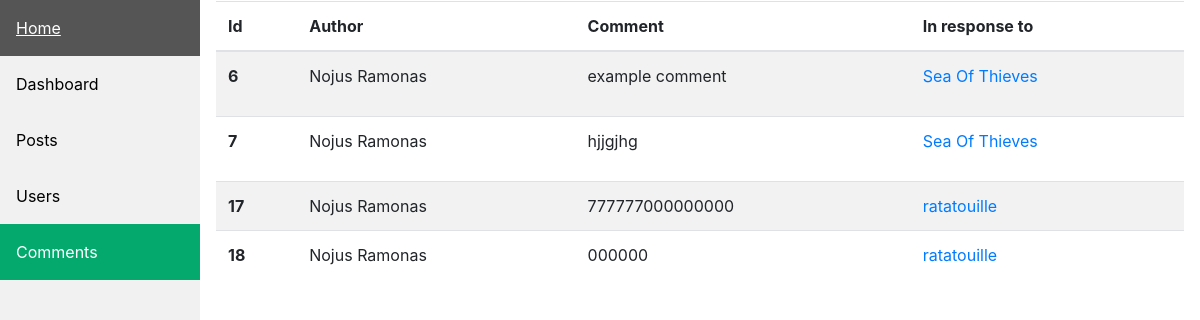
The page /admin/comments (signed in) on the database as committed earlier.
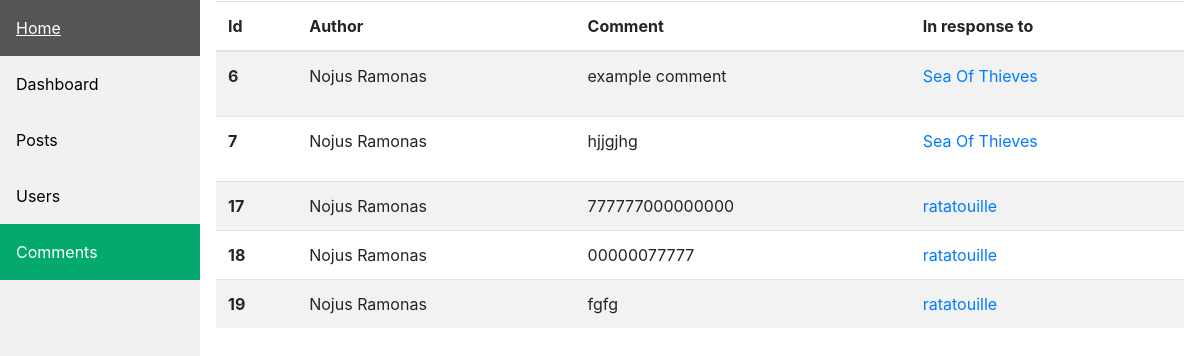
The same page on the database as committed later.
### main.py (models this page shows, shortened)
class Comments(db.Model):
    __tablename__ = "comments"
    id = db.Column(db.Integer, primary_key=True)
    author_id = db.Column(db.Integer, db.ForeignKey("users.id"))
    comment_author = db.relationship("User", back_populates="comments")
    text = db.Column(db.Text, nullable=False)
    parent_post = db.relationship("BlogPost", back_populates="comments")
    post_id = db.Column(db.Integer, db.ForeignKey("blog_posts.id"))

class User(UserMixin, db.Model):
    __tablename__ = "users"
    id = db.Column(db.Integer, primary_key=True)
    email = db.Column(db.String(100), unique=True)
    password = db.Column(db.String(100))
    name = db.Column(db.String(1000))
    posts = db.relationship("BlogPost", back_populates="author")
    comments = db.relationship("Comments", back_populates="comment_author")
    movies = db.relationship("Movies", back_populates="movie_user")
    friends = db.relationship("Friends", back_populates="requested_user")
    about = db.Column(db.Text, nullable=True)
    profile_image = db.Column(db.String(100))
    requests = db.relationship("FriendRequests", back_populates="user_request")
    liked_posts = db.relationship("PostLikes", back_populates="user")

class BlogPost(db.Model):
    __tablename__ = "blog_posts"
    id = db.Column(db.Integer, primary_key=True)
    title = db.Column(db.String(250), unique=True, nullable=False)
    subtitle = db.Column(db.String(250), nullable=False)
    date = db.Column(db.String(250), nullable=False)
    body = db.Column(db.Text, nullable=False)
    img_url = db.Column(db.String(250), nullable=False)
    author_id = db.Column(db.Integer, db.ForeignKey("users.id"))
    author = db.relationship("User", back_populates="posts")
    comments = db.relationship("Comments", back_populates="parent_post")
    likes = db.Column(db.Integer)

### main.py (the view)
@app.route('/admin/comments')
@is_admin
@login_required
def admin_comments():
    all_comments = Comments.query.all()
    return render_template('admin/comments.html', comments=all_comments)

### main.py (called while the page is built)
@login_manager.user_loader
def load_user(user_id):
    return User.query.get(int(user_id))

def is_admin(func):
    @wraps(func)
    def decorator(*args, **kwargs):
        if current_user.is_authenticated and current_user.id == 1:
            return func(*args, **kwargs)
        else:
            return redirect(url_for('get_all_posts'))
    return decorator

### templates/admin/comments.html (shortened to what this page needs)
<!DOCTYPE html>
<html>
<head>
<link rel="stylesheet" href="{{ url_for('static', filename='css/admin-style.css') }}">
<link href="{{ url_for('static', filename='vendor/bootstrap/css/bootstrap.min.css') }}" rel="stylesheet">
</head>
<body>
<div class="sidebar">
  <a href="{{ url_for('get_all_posts') }}">Home</a>
  <a href="{{ url_for('admin_dashboard') }}">Dashboard</a>
  <a class="" href="{{ url_for('admin_posts') }}">Posts</a>
  <a href="{{ url_for('admin_users') }}">Users</a>
  <a class="active" href="{{ url_for('admin_comments') }}">Comments</a>
</div>
<div class="content">
<table class="table table-striped">
  <thead>
    <tr>
      <th scope="col">Id</th>
      <th scope="col">Author</th>
      <th scope="col">Comment</th>
      <th scope="col">In response to</th>
    </tr>
  </thead>
  <tbody>
  {% for comment in comments %}
    <tr>
      <th scope="row">{{ comment.id }}</th>
      <td>{{ comment.comment_author.name }}</td>
      <td>{{ comment.text | safe }}</td>
      <td><a href='{{ url_for("show_post", index=comment.post_id ) }}' >{{ comment.parent_post.title }}</a></td>
    </tr>
  {% endfor %}
  </tbody>
</table>
</div>
</body>
</html>

### static/css/admin-style.css (style rules this page uses)
body { margin: 0; font-family: "Lato", sans-serif; }
.sidebar { margin: 0; padding: 0; width: 200px; background-color: #f1f1f1; position: fixed; height: 100%; overflow: auto; }
.sidebar a { display: block; color: black; padding: 16px; text-decoration: none; }
.sidebar a.active { background-color: #04AA6D; color: white; }
div.content { margin-left: 200px; padding: 1px 16px; height: 1000px; }

Rows that differ between the two databases and show on the page:
changed Comments id 18: text "000000" → "00000077777"
added Comments: id "19", comment_author.name "Nojus Ramonas", text "fgfg", parent_post "ratatouille"
